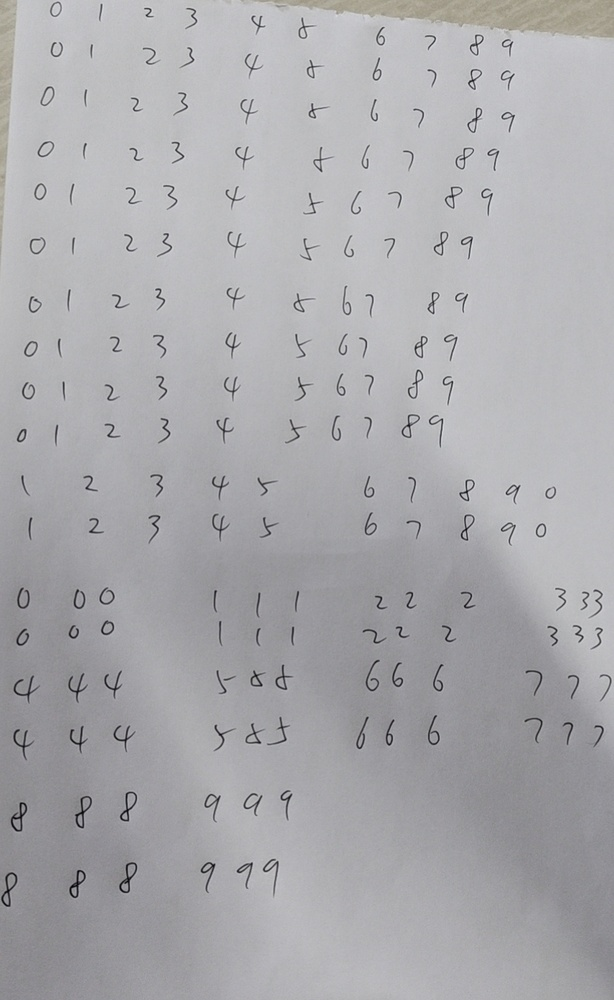
#> input picture PythonApplication7/Test.jpg, 614 x 1000 px, shrunk from 856 x 1394 before the run
$ python PythonApplication7.py
#> lines starting #> are read from the running program, lines starting #| are printed output that depends on the picture
import cv2
import numpy as np
img = cv2.imread("Test.jpg");
#> img is the input picture: shape (1000, 614, 3); mean B, G, R 173.3, 170, 170.5
#转为灰度图
img = cv2.cvtColor(img,cv2.COLOR_RGB2GRAY)
#> img: shape (1000, 614)


#直方图均衡化
def func1(img):
	hdj=dict()
	for i in range(256):
		hdj[i]=0

	sp = img.shape
#> sp = (1000, 614)
	for i in range(sp[0]):
		for j in range(sp[1]):
			cur = img[i][j]
			hdj[cur] = hdj[cur]+1
#> after the loop, hdj = 256 items

	sumP=list()
	#累加概率
	sum = 0
	for i in range(256):
		sum += (hdj[i] / (sp[0]*sp[1]))
		sumP.append(sum)
#> this loop made 256 passes
#> sum on passes 1 to 3: 0, 1.63e-06, 3.26e-06
#> after the loop, sum = 1; sumP = 256 values from 0 to 1

	#新图
	out = np.copy(img)

	for i in range(sp[0]):
		for j in range(sp[1]):
			out[i][j] = 255* sumP[out[i][j]]
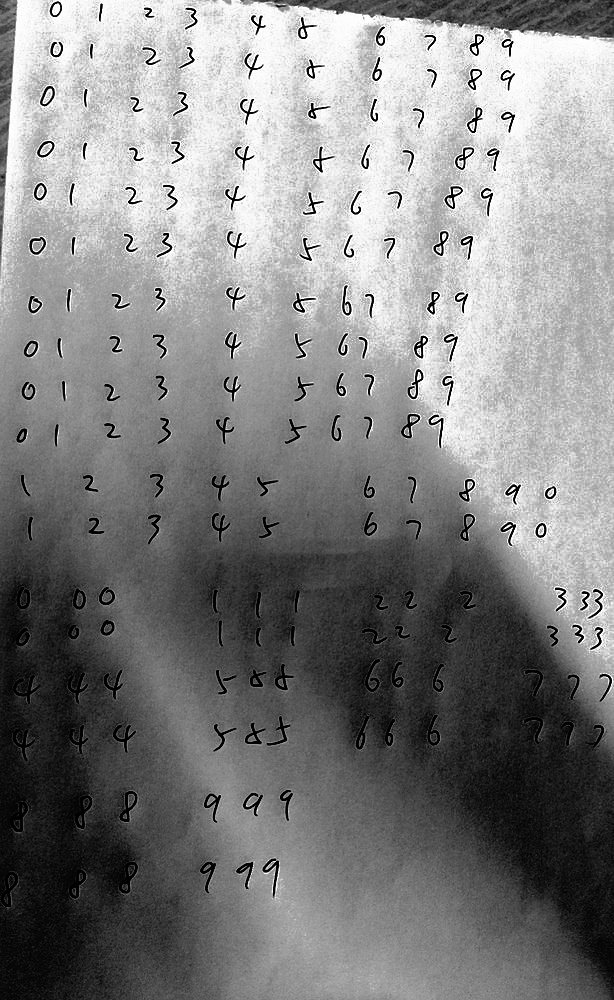
#> out: shape (1000, 614); min 0, max 254, mean 129.7
	return out


#高斯核生成函数
def gauss(kernel_size, sigma):
#> called with kernel_size = 3, sigma = 0.5
    kernel = np.zeros((kernel_size, kernel_size))
    center = kernel_size // 2
    if sigma <= 0:
        sigma = ((kernel_size - 1) * 0.5 - 1) * 0.3 + 0.8

    s = sigma ** 2
    sum_val = 0
    for i in range(kernel_size):
        for j in range(kernel_size):
            x, y = i - center, j - center

            kernel[i, j] = np.exp(-(x ** 2 + y ** 2) / 2 * s)
            sum_val += kernel[i, j]

    kernel = kernel / sum_val

    return kernel


#高斯过滤
def func2(img):
	out = np.copy(img)

	#生成高斯核
	kernel = gauss(3,0.5)

	sum = np.sum(kernel)

	sp = img.shape
#> sp = (1000, 614)
	for i in range( sp[0] ):
		for j in range(sp[1]):
			if (i-1>=0 and j-1>=0 and i+1<=sp[0]-1 and j+1 <=sp[1]-1):
				a = img[i-1][j-1] * kernel[0][0]
				a += img[i-1][j] * kernel[0][1]
				a += img[i-1][j+1] * kernel[0][2]

				a += img[i][j-1] * kernel[1][0]
				a += img[i][j] * kernel[1][1]
				a += img[i][j+1] * kernel[1][2]

				a += img[i+1][j-1] * kernel[2][0]
				a += img[i+1][j] * kernel[2][1]
				a += img[i+1][j+1] * kernel[2][2]
				out[i][j] = a/sum
	return out

#均值滤波
def func3(img):
	out = np.copy(img)
	kernel = np.asarray([[1,2,1],[2,4,2],[1,2,1]])
	sum = np.sum(kernel)
	sp = img.shape
#> sp = (1000, 614)
	for i in range( sp[0] ):
		for j in range(sp[1]):
			if (i-1>=0 and j-1>=0 and i+1<=sp[0]-1 and j+1 <=sp[1]-1):
				a = img[i-1][j-1] * kernel[0][0]
				a += img[i-1][j] * kernel[0][1]
				a += img[i-1][j+1] * kernel[0][2]

				a += img[i][j-1] * kernel[1][0]
				a += img[i][j] * kernel[1][1]
				a += img[i][j+1] * kernel[1][2]

				a += img[i+1][j-1] * kernel[2][0]
				a += img[i+1][j] * kernel[2][1]
				a += img[i+1][j+1] * kernel[2][2]
				out[i][j] = a/sum
	return out


#边缘检测-Robert算子
def func4(img):
	out = np.copy(img)
	sp = img.shape
#> sp = (1000, 614)
	img = img.astype("float")
	for i in range( sp[0] ):
		for j in range(sp[1]):
			hdj = img[i][j]
			if(i+1<=sp[0]-1 and j+1<=sp[1]-1):
				out[i][j] = abs(  img[i][j]-img[i+1][j+1] ) + abs( img[i][j+1] - img[i+1][j] )
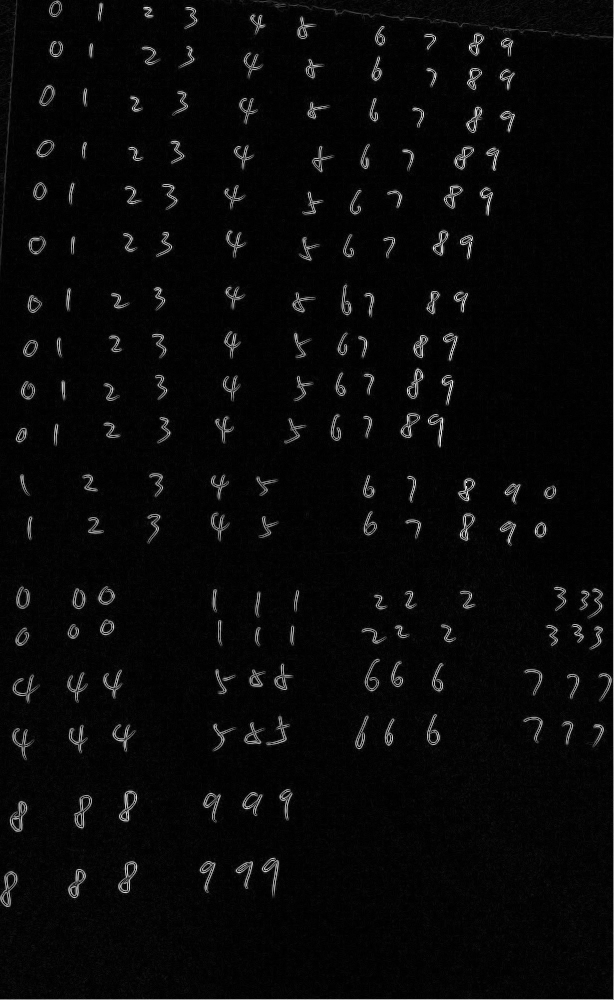
#> out: shape (1000, 614); min 0, max 255, mean 8.7
	return out

#原图
cv2.imshow("Test",img)
#直方图均衡
cv2.imshow("zhi fang tu",func1(img))
#高斯滤波
cv2.imshow("gao si ",func2(img))
#均值滤波
cv2.imshow("junzhi",func3(img))
#Robert边缘检测
cv2.imshow("Robert",func4(img))

cv2.waitKey(0)
